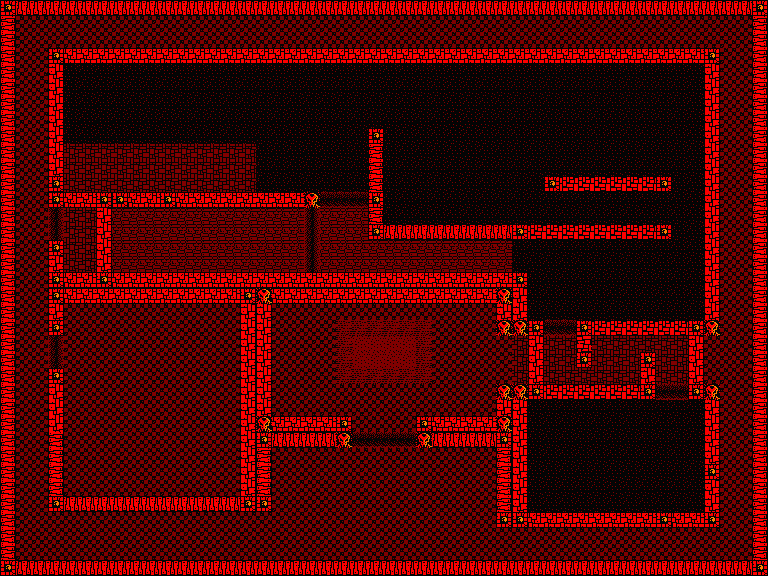

Rendered tile map (Tiled .tmx) drawn with the repository's tilesets; below, a short description and the full map source, tile grids included:
An orthogonal 48x36 tile map with 16x16 px tiles, 1 tile layer (Tile Layer 1).

<map version="1.10" tiledversion="1.11.2" orientation="orthogonal" renderorder="right-down" width="48" height="36" tilewidth="16" tileheight="16" infinite="0" nextlayerid="3" nextobjectid="1">
 <tileset firstgid="1" source="tileset.tsx" />
 <layer id="1" name="Tile Layer 1" width="48" height="36">
  <data encoding="csv">
1,8,8,8,8,8,8,8,8,8,8,8,8,8,8,8,8,8,8,8,8,8,8,8,8,8,8,8,8,8,8,8,8,8,8,8,8,8,8,8,8,8,8,8,8,8,8,1,
7,18,18,18,18,18,18,18,18,18,18,18,18,18,18,18,18,18,18,18,18,18,18,18,18,18,18,18,18,18,18,18,18,18,18,18,18,18,18,18,18,18,18,18,18,18,18,7,
7,18,18,18,18,18,18,18,18,18,18,18,18,18,18,18,18,18,18,18,18,18,18,18,18,18,18,18,18,18,18,18,18,18,18,18,18,18,18,18,18,18,18,18,18,18,18,7,
7,18,18,1,2,2,2,2,2,2,2,2,2,2,2,2,2,2,2,2,2,2,2,2,2,2,2,2,2,2,2,2,2,2,2,2,2,2,2,2,2,2,2,2,1,18,18,7,
7,18,18,3,15,15,15,15,15,15,15,15,15,15,15,15,15,15,15,15,15,15,15,15,15,15,15,15,15,15,15,15,15,15,15,15,15,15,15,15,15,15,15,15,3,18,18,7,
7,18,18,3,15,15,15,15,15,15,15,15,15,15,15,15,15,15,15,15,15,15,15,15,15,15,15,15,15,15,15,15,15,15,15,15,15,15,15,15,15,15,15,15,3,18,18,7,
7,18,18,3,15,15,15,15,15,15,15,15,15,15,15,15,15,15,15,15,15,15,15,15,15,15,15,15,15,15,15,15,15,15,15,15,15,15,15,15,15,15,15,15,3,18,18,7,
7,18,18,3,15,15,15,15,15,15,15,15,15,15,15,15,15,15,15,15,15,15,15,15,15,15,15,15,15,15,15,15,15,15,15,15,15,15,15,15,15,15,15,15,3,18,18,7,
7,18,18,3,15,15,15,15,15,15,15,15,15,15,15,15,15,15,15,15,15,15,15,1,15,15,15,15,15,15,15,15,15,15,15,15,15,15,15,15,15,15,15,15,3,18,18,7,
7,18,18,3,17,17,17,17,17,17,17,17,17,17,17,17,15,15,15,15,15,15,15,7,15,15,15,15,15,15,15,15,15,15,15,15,15,15,15,15,15,15,15,15,3,18,18,7,
7,18,18,3,17,17,17,17,17,17,17,17,17,17,17,17,15,15,15,15,15,15,15,7,15,15,15,15,15,15,15,15,15,15,15,15,15,15,15,15,15,15,15,15,3,18,18,7,
7,18,18,1,17,17,17,17,17,17,17,17,17,17,17,17,15,15,15,15,15,15,15,7,15,15,15,15,15,15,15,15,15,15,1,4,4,4,4,4,4,1,15,15,3,18,18,7,
7,18,18,1,2,2,1,1,2,2,1,2,2,2,2,2,2,2,2,6,13,13,13,1,15,15,15,15,15,15,15,15,15,15,15,15,15,15,15,15,15,15,15,15,3,18,18,7,
7,18,18,14,17,17,3,19,19,19,19,19,19,19,19,19,19,19,19,14,19,19,19,7,15,15,15,15,15,15,15,15,15,15,15,15,15,15,15,15,15,15,15,15,3,18,18,7,
7,18,18,14,17,17,3,19,19,19,19,19,19,19,19,19,19,19,19,14,19,19,19,1,8,8,8,8,8,8,8,8,1,4,4,4,4,4,4,4,4,1,15,15,3,18,18,7,
7,18,18,1,17,17,3,19,19,19,19,19,19,19,19,19,19,19,19,14,19,19,19,19,19,19,19,19,19,19,19,19,15,15,15,15,15,15,15,15,15,15,15,15,3,18,18,7,
7,18,18,3,17,17,3,19,19,19,19,19,19,19,19,19,19,19,19,14,19,19,19,19,19,19,19,19,19,19,19,19,15,15,15,15,15,15,15,15,15,15,15,15,3,18,18,7,
7,18,18,1,2,2,1,2,2,2,2,2,2,2,2,2,2,2,2,2,2,2,2,2,2,2,2,2,2,2,2,2,1,15,15,15,15,15,15,15,15,15,15,15,3,18,18,7,
7,18,18,1,2,2,2,2,2,2,2,2,2,2,2,1,6,2,2,2,2,2,2,2,2,2,2,2,2,2,2,6,3,15,15,15,15,15,15,15,15,15,15,15,3,18,18,7,
7,18,18,3,18,18,18,18,18,18,18,18,18,18,18,3,3,18,18,18,18,18,18,18,18,18,18,18,18,18,18,3,3,15,15,15,15,15,15,15,15,15,15,15,3,18,18,7,
7,18,18,1,18,18,18,18,18,18,18,18,18,18,18,3,3,18,18,18,18,23,23,23,23,23,23,18,18,18,18,6,6,1,13,13,1,4,4,4,4,4,4,1,6,18,18,7,
7,18,18,14,18,18,18,18,18,18,18,18,18,18,18,3,3,18,18,18,18,23,24,24,24,24,23,18,18,18,18,18,17,3,17,17,5,17,17,17,17,17,17,3,18,18,18,7,
7,18,18,14,18,18,18,18,18,18,18,18,18,18,18,3,3,18,18,18,18,23,24,24,24,24,23,18,18,18,18,18,17,3,17,17,1,17,17,17,1,17,17,3,18,18,18,7,
7,18,18,1,18,18,18,18,18,18,18,18,18,18,18,3,3,18,18,18,18,23,23,23,23,23,23,18,18,18,18,18,17,3,17,17,17,17,17,17,3,17,17,3,18,18,18,7,
7,18,18,3,18,18,18,18,18,18,18,18,18,18,18,3,3,18,18,18,18,18,18,18,18,18,18,18,18,18,18,6,6,1,4,4,4,4,4,4,1,13,13,1,6,18,18,7,
7,18,18,3,18,18,18,18,18,18,18,18,18,18,18,3,3,18,18,18,18,18,18,18,18,18,18,18,18,18,18,3,3,15,15,15,15,15,15,15,15,15,15,15,3,18,18,7,
7,18,18,3,18,18,18,18,18,18,18,18,18,18,18,3,6,2,2,2,2,1,18,18,18,18,1,2,2,2,2,6,3,15,15,15,15,15,15,15,15,15,15,15,3,18,18,7,
7,18,18,7,18,18,18,18,18,18,18,18,18,18,18,3,1,8,8,8,8,6,13,13,13,13,6,8,8,8,8,1,3,15,15,15,15,15,15,15,15,15,15,15,3,18,18,7,
7,18,18,7,18,18,18,18,18,18,18,18,18,18,18,3,7,18,18,18,18,18,18,18,18,18,18,18,18,18,18,7,3,15,15,15,15,15,15,15,15,15,15,15,3,18,18,7,
7,18,18,7,18,18,18,18,18,18,18,18,18,18,18,3,7,18,18,18,18,18,18,18,18,18,18,18,18,18,18,7,3,15,15,15,15,15,15,15,15,15,15,15,1,18,18,7,
7,18,18,7,18,18,18,18,18,18,18,18,18,18,18,3,7,18,18,18,18,18,18,18,18,18,18,18,18,18,18,7,3,15,15,15,15,15,15,15,15,15,15,15,3,18,18,7,
7,18,18,1,8,8,8,8,8,8,8,8,8,8,8,1,1,18,18,18,18,18,18,18,18,18,18,18,18,18,18,7,3,15,15,15,15,15,15,15,15,15,15,15,3,18,18,7,
7,18,18,18,18,18,18,18,18,18,18,18,18,18,18,18,18,18,18,18,18,18,18,18,18,18,18,18,18,18,18,1,1,2,2,2,2,2,2,2,2,1,2,2,1,18,18,7,
7,18,18,18,18,18,18,18,18,18,18,18,18,18,18,18,18,18,18,18,18,18,18,18,18,18,18,18,18,18,18,18,18,18,18,18,18,18,18,18,18,18,18,18,18,18,18,7,
7,18,18,18,18,18,18,18,18,18,18,18,18,18,18,18,18,18,18,18,18,18,18,18,18,18,18,18,18,18,18,18,18,18,18,18,18,18,18,18,18,18,18,18,18,18,18,7,
1,8,8,8,8,8,8,8,8,8,8,8,8,8,8,8,8,8,8,8,8,8,8,8,8,8,8,8,8,8,8,8,8,8,8,8,8,8,8,8,8,8,8,8,8,8,8,1
</data>
 </layer>
</map>
